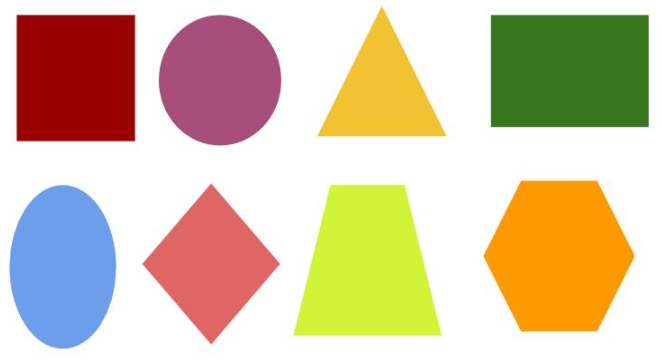
#> input picture Resources/shapes.png, 662 x 361 px
$ python chapter8-shapedetection.py
#> lines starting #> are read from the running program, lines starting #| are printed output that depends on the picture; after the words box and inside, x2 and y2 are one past the last pixel; in counts of white or black regions, pixels touching at a corner belong together
import cv2
import numpy as np

path = "Resources/shapes.png"
img = cv2.imread(path)
#> img is the input picture: shape (361, 662, 3); mean B, G, R 167.3, 196.6, 215.2
imgContour = img.copy()

def getContours(i):
    contours, hierarchy = cv2.findContours(i, cv2.RETR_EXTERNAL, cv2.CHAIN_APPROX_NONE)
    for cnt in contours:
        area = cv2.contourArea(cnt)
        if area > 500:
            cv2.drawContours(imgContour, cnt, -1, (255,0,0))
            peri = cv2.arcLength(cnt,True)
            # counts the amount of corners of a closed geometrical shape:
            approx = cv2.approxPolyDP(cnt,0.02*peri,True)
            objCorners = len(approx)

            # draws a bounding rectangle around the shape:
            x, y, w, h = cv2.boundingRect(approx)
            cv2.rectangle(imgContour,(x,y),(x+w,y+h),(0,0,255),2)
            # the above can be used to identify things like the "center point" of an object, and so on.

            # detect shapes:

            if objCorners == 3:
                objectType = "TRIANGLE"
            elif objCorners == 4:
                aspRatio = float(w)/float(h)
                if 0.90 < aspRatio < 1.05:
                    objectType = "SQUARE"
                else:
                    objectType = "RECTANGLE"
            elif objCorners == 6:
                objectType = "HEXAGON"
            elif objCorners > 7:
                objectType = "CIRCLE"
            else:
                objectType = "NONE"

            cv2.putText(
                imgContour,
                objectType,
                (x + (w // 2) - 10, y + (h // 2) - 10),
                cv2.FONT_HERSHEY_PLAIN,
                1,
                (0, 0, 0),
                2
            )

imgGray = cv2.cvtColor(img,cv2.COLOR_BGR2GRAY)
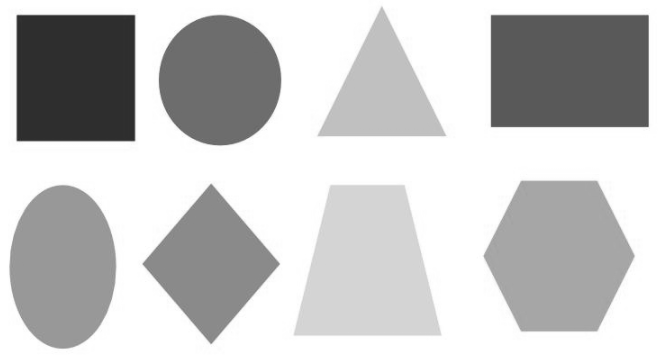
#> imgGray: shape (361, 662); min 40, max 255, mean 198.8
imgBlur = cv2.GaussianBlur(imgGray,(7,7), 1)
imgCanny = cv2.Canny(imgBlur,50,50)
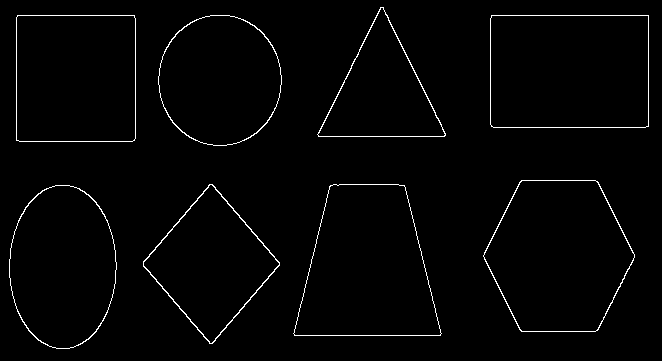
#> imgCanny: shape (361, 662); 1.8% white in thin lines or dots
imgBlank = np.zeros_like(img)

getContours(imgCanny)
#> in getContours, `contours, hierarchy = cv2.findContours(i, cv2.RETR_EXTERNAL, cv2.CHAIN..`: contours = 8 contours; box (x1, y1, x2, y2) and area: (490, 15, 649, 128) 17687, (483, 180, 635, 332) 17253, (293, 184, 442, 336) 16764, (16, 15, 136, 142) 14984, (9, 185, 117, 349) 13724, (158, 15, 282, 146) 12591, (143, 184, 280, 344) 11227, (317, 7, 446, 137) 8530
#> the loop in getContours, `for cnt in contours:` made 8 passes
#> (area, peri, approx, objCorners, x, y, w, h) on passes 2, 3, 5, 7: (16764, 553.1, [[330, 185], [294, 335], [440, 335], [404, 185]], 4, 294, 185, 147, 151), (11227, 434.2, [[209, 184], [143, 266], [212, 343], [279, 262]], 4, 143, 184, 137, 160), (17687, 537.7, [[491, 15], [491, 126], [648, 126], [648, 15]], 4, 491, 15, 158, 112), (14983.5, 487.1, [[17, 15], [16, 140], [134, 140], [134, 15]], 4, 16, 15, 119, 126)
#> (area, peri, approx, objCorners, x, y, w, h) on pass 8: (8530.5, 439.6, [[380, 7], [317, 134], [444, 136]], 3, 317, 7, 128, 130)
#> after the loop in getContours, `for cnt in contours:`:
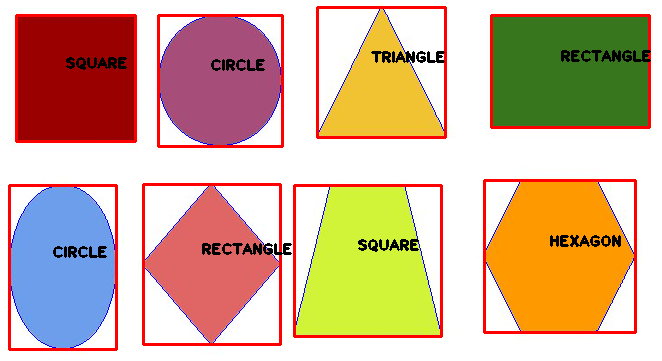
#> imgContour: shape (361, 662, 3); 7.77% of pixels changed, all inside (x1, y1, x2, y2) = (8, 6, 651, 351)

# [5 lines of commented-out code are left out]
cv2.imshow("contour", imgContour)


cv2.waitKey(0)
